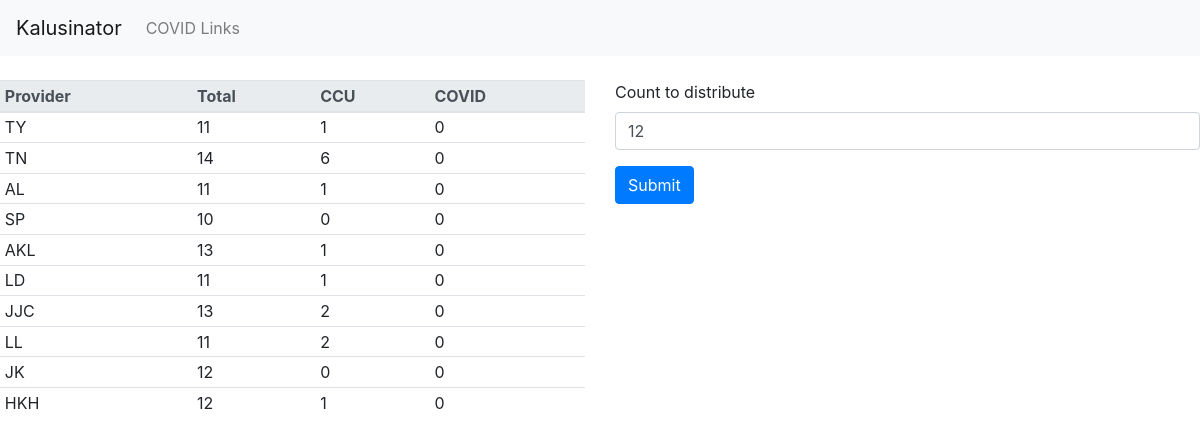
Page /distribute/edit_count/ on the committed database.
### distribute_patients/models.py (models this page shows, shortened)
class PatientAssignmentLineItem(models.Model):
    distribution = models.ForeignKey(Distribution, on_delete=models.CASCADE, related_name='line_items')
    provider = models.ForeignKey(Provider, on_delete=models.CASCADE)
    position_in_batting_order = models.SmallIntegerField()
    starting_census = models.ForeignKey(StartingCensus, on_delete=models.CASCADE)
    optimal_census = models.ForeignKey(OptimalCensus, on_delete=models.CASCADE)
    assigned_census = models.ForeignKey(AssignedCensus, on_delete=models.CASCADE)
    allocated_counts = models.ForeignKey(AllocatedCounts, on_delete=models.CASCADE, null=True)
    affinity_for_COVID_pos_CCU_pos_patients = models.FloatField(default=0)
    count_of_dual_positives_needed_to_fill = models.SmallIntegerField(default=0)
    objects = PatientAssignmentLineItemManager()

class Provider(models.Model):
    abbreviation = models.CharField(max_length=5, unique=True)

class Census(models.Model):
    total = models.SmallIntegerField(null=True)
    CCU = models.SmallIntegerField(null=True)
    COVID = models.SmallIntegerField(null=True)

class Distribution(models.Model):
    count_to_distribute = models.SmallIntegerField(null=True, blank=True)
    def get_ordered_line_items(self):
        return self.line_items.order_by('position_in_batting_order')

### distribute_patients/views.py (the view)
# urls.py: path('edit_count/', views.edit_count_to_distribute, name='edit_count'),
def edit_count_to_distribute(request):
    distribution = Distribution.objects.last()
    if request.method == 'POST':
        form = PatientCountForm(data=request.POST, instance=distribution)
        if form.is_valid():
            distribution = form.save()
            for i in range(distribution.count_to_distribute):
                Patient.objects.create(distribution=distribution, number_designation=i + 1)
            return redirect(reverse('distribute:designate_patients'))
    else:
        patient_count_form = PatientCountForm(instance=distribution)
        context = {'date': timezone.localdate(), 'ordered_line_items': distribution.get_ordered_line_items(),
                   'patient_count_form': patient_count_form}
        return render(request, 'distribute_patients/edit_count.html', context=context)

### distribute_patients/forms.py
class PatientCountForm(forms.ModelForm):
    class Meta:
        model = Distribution
        fields = ['count_to_distribute']
    def __init__(self, *args, **kwargs):
        super().__init__(*args, **kwargs)
        self.helper = FormHelper()
        self.helper.form_id = 'id_patient_count_to_distribute_form'
        self.helper.form_method = 'post'
        self.helper.form_action = reverse('distribute:edit_count')
        self.helper.add_input(Submit('submit', 'Submit'))

### templates/distribute_patients/edit_count.html (shortened to what this page needs)
{% extends 'base.html' %}
{% load crispy_forms_tags %}
{% block body_block %}
    <div class="row">
        <div class="col-6">
            {% include 'distribute_patients/ordered_line_items_starting_census.html' %}
        </div>
        <div class="col-6">
            {% crispy patient_count_form %}
        </div>
    </div>
{% endblock %}

### templates/distribute_patients/ordered_line_items_starting_census.html
    <table class="table table-sm" id="id_starting_census_table">
    <thead class="thead-light">
    <tr>
        <th scope="col">Provider</th>
        <th scope="col">Total</th>
        <th scope="col">CCU</th>
        <th scope="col">COVID</th>
    </tr>
    </thead>
    <tbody>
    {% for line_item in ordered_line_items %}
    <tr id="id_rounder_row">
        <td id="id_provider_cell">{{ line_item.provider.abbreviation }}</td>
        <td id="id_total_census_cell">{{ line_item.starting_census.total }} </td>
        <td id="id_CCU_census_cell">{{ line_item.starting_census.CCU }}</td>
        <td id="id_COVID_census_cell">{{ line_item.starting_census.COVID }}</td>
    </tr>
    {% endfor %}
    </tbody>
    </table>

### rows in the picture
PatientAssignmentLineItem: provider.abbreviation "TY", starting_census.total "11", starting_census.CCU "1", starting_census.COVID "0"
PatientAssignmentLineItem: provider.abbreviation "TN", starting_census.total "14", starting_census.CCU "6", starting_census.COVID "0"
PatientAssignmentLineItem: provider.abbreviation "AL", starting_census.total "11", starting_census.CCU "1", starting_census.COVID "0"
PatientAssignmentLineItem: provider.abbreviation "SP", starting_census.total "10", starting_census.CCU "0", starting_census.COVID "0"
PatientAssignmentLineItem: provider.abbreviation "AKL", starting_census.total "13", starting_census.CCU "1", starting_census.COVID "0"
PatientAssignmentLineItem: provider.abbreviation "LD", starting_census.total "11", starting_census.CCU "1", starting_census.COVID "0"
PatientAssignmentLineItem: provider.abbreviation "JJC", starting_census.total "13", starting_census.CCU "2", starting_census.COVID "0"
PatientAssignmentLineItem: provider.abbreviation "LL", starting_census.total "11", starting_census.CCU "2", starting_census.COVID "0"
PatientAssignmentLineItem: provider.abbreviation "JK", starting_census.total "12", starting_census.CCU "0", starting_census.COVID "0"
PatientAssignmentLineItem: provider.abbreviation "HKH", starting_census.total "12", starting_census.CCU "1", starting_census.COVID "0"
Distribution: count_to_distribute "12"
